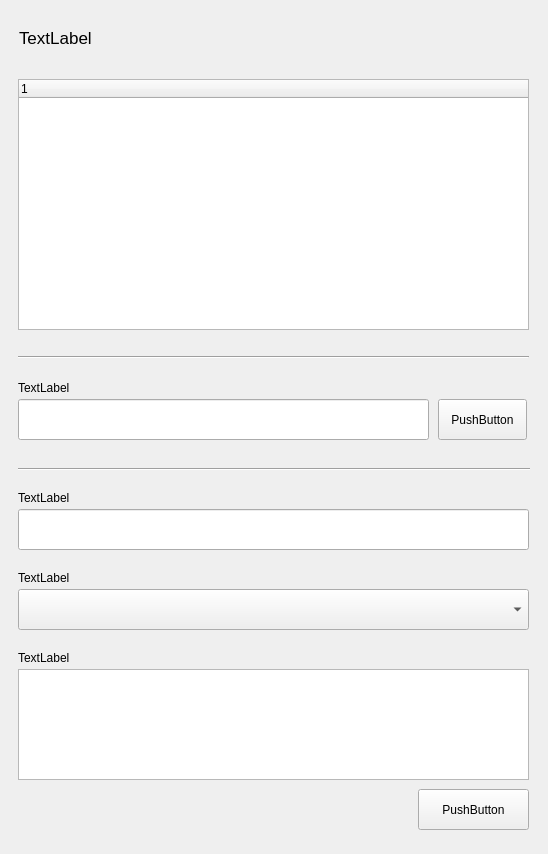
<?xml version="1.0" encoding="UTF-8"?>
<ui version="4.0">
 <class>window</class>
 <widget class="QMainWindow" name="window">
  <property name="geometry">
   <rect>
    <x>0</x>
    <y>0</y>
    <width>548</width>
    <height>854</height>
   </rect>
  </property>
  <property name="sizePolicy">
   <sizepolicy hsizetype="MinimumExpanding" vsizetype="MinimumExpanding">
    <horstretch>0</horstretch>
    <verstretch>0</verstretch>
   </sizepolicy>
  </property>
  <property name="minimumSize">
   <size>
    <width>0</width>
    <height>0</height>
   </size>
  </property>
  <property name="windowTitle">
   <string>MainWindow</string>
  </property>
  <widget class="QWidget" name="windowWidget">
   <property name="sizePolicy">
    <sizepolicy hsizetype="MinimumExpanding" vsizetype="MinimumExpanding">
     <horstretch>0</horstretch>
     <verstretch>0</verstretch>
    </sizepolicy>
   </property>
   <layout class="QGridLayout" name="gridLayout_2">
    <item row="0" column="0">
     <widget class="QWidget" name="notebookManagerWidget" native="true">
      <property name="sizePolicy">
       <sizepolicy hsizetype="Preferred" vsizetype="Preferred">
        <horstretch>0</horstretch>
        <verstretch>0</verstretch>
       </sizepolicy>
      </property>
      <property name="minimumSize">
       <size>
        <width>300</width>
        <height>0</height>
       </size>
      </property>
      <property name="maximumSize">
       <size>
        <width>16777215</width>
        <height>16777215</height>
       </size>
      </property>
      <property name="baseSize">
       <size>
        <width>0</width>
        <height>0</height>
       </size>
      </property>
      <property name="font">
       <font>
        <kerning>true</kerning>
       </font>
      </property>
      <layout class="QGridLayout" name="gridLayout_3">
       <item row="0" column="0">
        <widget class="QWidget" name="notebookManagerHeaderWidget" native="true">
         <property name="sizePolicy">
          <sizepolicy hsizetype="Preferred" vsizetype="Preferred">
           <horstretch>0</horstretch>
           <verstretch>0</verstretch>
          </sizepolicy>
         </property>
         <property name="minimumSize">
          <size>
           <width>100</width>
           <height>20</height>
          </size>
         </property>
         <property name="maximumSize">
          <size>
           <width>16777215</width>
           <height>45</height>
          </size>
         </property>
         <widget class="QWidget" name="notebookManagerTitleWidget" native="true">
          <property name="geometry">
           <rect>
            <x>-10</x>
            <y>0</y>
            <width>281</width>
            <height>41</height>
           </rect>
          </property>
          <widget class="QLabel" name="notebookManagerTitleLabel">
           <property name="geometry">
            <rect>
             <x>10</x>
             <y>10</y>
             <width>77</width>
             <height>20</height>
            </rect>
           </property>
           <property name="sizePolicy">
            <sizepolicy hsizetype="Expanding" vsizetype="Preferred">
             <horstretch>0</horstretch>
             <verstretch>0</verstretch>
            </sizepolicy>
           </property>
           <property name="font">
            <font>
             <pointsize>13</pointsize>
             <kerning>true</kerning>
            </font>
           </property>
           <property name="text">
            <string>TextLabel</string>
           </property>
           <property name="indent">
            <number>1</number>
           </property>
          </widget>
         </widget>
        </widget>
       </item>
       <item row="1" column="0">
        <widget class="QWidget" name="treeWidget" native="true">
         <property name="sizePolicy">
          <sizepolicy hsizetype="Preferred" vsizetype="Preferred">
           <horstretch>0</horstretch>
           <verstretch>0</verstretch>
          </sizepolicy>
         </property>
         <property name="minimumSize">
          <size>
           <width>0</width>
           <height>0</height>
          </size>
         </property>
         <property name="maximumSize">
          <size>
           <width>16777215</width>
           <height>16777215</height>
          </size>
         </property>
         <widget class="QTreeWidget" name="QtreeWidget">
          <property name="geometry">
           <rect>
            <x>0</x>
            <y>10</y>
            <width>511</width>
            <height>251</height>
           </rect>
          </property>
          <column>
           <property name="text">
            <string notr="true">1</string>
           </property>
          </column>
         </widget>
         <widget class="QWidget" name="notebookActionWidget" native="true">
          <property name="geometry">
           <rect>
            <x>0</x>
            <y>300</y>
            <width>511</width>
            <height>71</height>
           </rect>
          </property>
          <widget class="QPushButton" name="notebookActionButton">
           <property name="geometry">
            <rect>
             <x>420</x>
             <y>30</y>
             <width>89</width>
             <height>41</height>
            </rect>
           </property>
           <property name="text">
            <string>PushButton</string>
           </property>
          </widget>
          <widget class="QLabel" name="notebookActionLabel">
           <property name="geometry">
            <rect>
             <x>0</x>
             <y>10</y>
             <width>261</width>
             <height>17</height>
            </rect>
           </property>
           <property name="text">
            <string>TextLabel</string>
           </property>
          </widget>
          <widget class="QLineEdit" name="notebookAction_lineEdit">
           <property name="geometry">
            <rect>
             <x>0</x>
             <y>30</y>
             <width>411</width>
             <height>41</height>
            </rect>
           </property>
          </widget>
         </widget>
         <widget class="QWidget" name="noteActionWidget" native="true">
          <property name="geometry">
           <rect>
            <x>0</x>
            <y>420</y>
            <width>511</width>
            <height>351</height>
           </rect>
          </property>
          <widget class="QLineEdit" name="noteAction_lineEdit">
           <property name="geometry">
            <rect>
             <x>0</x>
             <y>20</y>
             <width>511</width>
             <height>41</height>
            </rect>
           </property>
          </widget>
          <widget class="QTextEdit" name="noteAction_textEdit">
           <property name="geometry">
            <rect>
             <x>0</x>
             <y>180</y>
             <width>511</width>
             <height>111</height>
            </rect>
           </property>
          </widget>
          <widget class="QComboBox" name="noteAction_comboBox">
           <property name="geometry">
            <rect>
             <x>0</x>
             <y>100</y>
             <width>511</width>
             <height>41</height>
            </rect>
           </property>
          </widget>
          <widget class="QPushButton" name="noteActionButton">
           <property name="geometry">
            <rect>
             <x>400</x>
             <y>300</y>
             <width>111</width>
             <height>41</height>
            </rect>
           </property>
           <property name="text">
            <string>PushButton</string>
           </property>
          </widget>
          <widget class="QLabel" name="noteActionLabel">
           <property name="geometry">
            <rect>
             <x>0</x>
             <y>0</y>
             <width>261</width>
             <height>17</height>
            </rect>
           </property>
           <property name="text">
            <string>TextLabel</string>
           </property>
          </widget>
          <widget class="QLabel" name="noteActionSelectorLabel">
           <property name="geometry">
            <rect>
             <x>0</x>
             <y>80</y>
             <width>261</width>
             <height>17</height>
            </rect>
           </property>
           <property name="text">
            <string>TextLabel</string>
           </property>
          </widget>
          <widget class="QLabel" name="noteActionDescriptionLabel">
           <property name="geometry">
            <rect>
             <x>0</x>
             <y>160</y>
             <width>261</width>
             <height>17</height>
            </rect>
           </property>
           <property name="text">
            <string>TextLabel</string>
           </property>
          </widget>
         </widget>
         <widget class="Line" name="line">
          <property name="geometry">
           <rect>
            <x>0</x>
            <y>280</y>
            <width>511</width>
            <height>16</height>
           </rect>
          </property>
          <property name="orientation">
           <enum>Qt::Horizontal</enum>
          </property>
         </widget>
         <widget class="Line" name="line_2">
          <property name="geometry">
           <rect>
            <x>0</x>
            <y>390</y>
            <width>731</width>
            <height>20</height>
           </rect>
          </property>
          <property name="orientation">
           <enum>Qt::Horizontal</enum>
          </property>
         </widget>
        </widget>
       </item>
      </layout>
     </widget>
    </item>
   </layout>
  </widget>
 </widget>
 <resources/>
 <connections/>
</ui>
